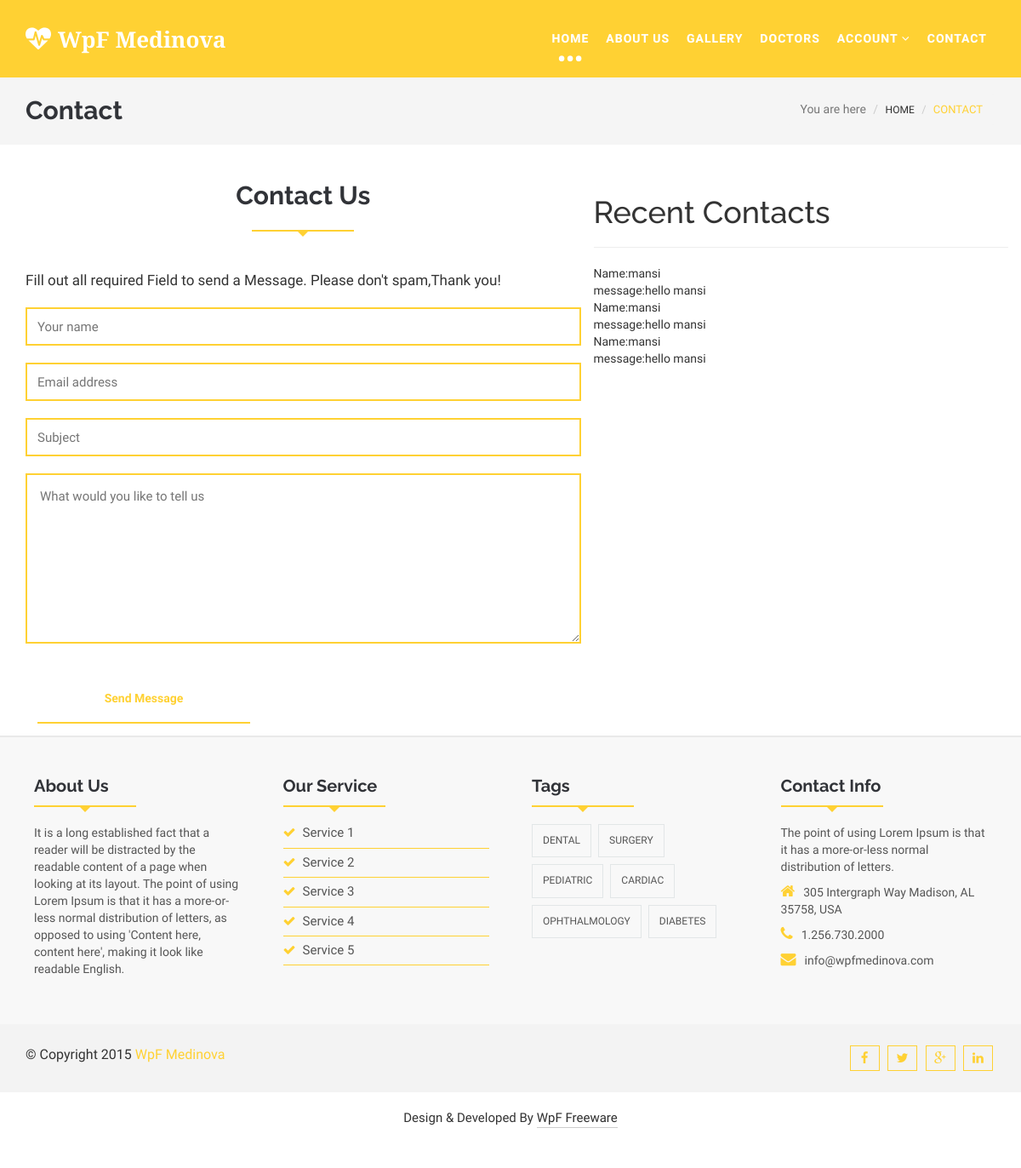
Page /contact/ on the committed database.
### myapp/models.py (models this page shows, shortened)
class Contact(models.Model):
	name=models.CharField(max_length=100)
	email=models.CharField(max_length=100)
	message=models.TextField()
	subject=models.CharField(max_length=100)

### myapp/views.py (the view)
# urls.py: path('contact/',views.contact,name='contact'),
def contact(request):
	if request.method=="POST":
		Contact.objects.create(
				name=request.POST['name'],
				email=request.POST['email'],
				subject=request.POST['subject'],
				message=request.POST['message']
			)
		msg="contact saved successfully"
		contacts=Contact.objects.all().order_by("-id")[:5]
		return render(request,'contact.html',{'msg':msg,'contacts':contacts})
	else:
		contacts=Contact.objects.all().order_by("-id")[:5]
		return render(request,'contact.html',{'contacts':contacts})

### myapp/templates/contact.html (shortened to what this page needs)
{% extends 'header.html' %}
{% load static %}
{% block content %}
<!DOCTYPE html>
<html lang="en">
  <head>
  </head>
  <body>
    <section id="blogArchive">
      <div class="row">
        <div class="col-lg-12 col-md-12">
          <div class="blog-breadcrumbs-area">
            <div class="container">
              <div class="blog-breadcrumbs-left">
                <h2>Contact</h2>
              </div>
              <div class="blog-breadcrumbs-right">
                <ol class="breadcrumb">
                  <li>You are here</li>
                  <li><a href="#">Home</a></li>
                  <li class="active">Contact</li>
                </ol>
              </div>
            </div>
          </div>
        </div>
      </div>
    </section>
    <section id="contact">
      <div class="container">
        <div class="row">
          <div class="col-lg-7 col-md-7 col-sm-6">
            <div class="contact-form">
              <div class="section-heading">
                <h2>Contact Us</h2>
                <div class="line"></div>
              </div>
              <p>Fill out all required Field to send a Message. Please don't spam,Thank you!</p>
              <form class="submitphoto_form" method="POST" action="{% url 'contact' %}">
                <input type="text" class="wp-form-control wpcf7-text" placeholder="Your name" name="name">
                <input type="mail" class="wp-form-control wpcf7-email" placeholder="Email address" name="email">
                <input type="text" class="wp-form-control wpcf7-text" placeholder="Subject" name="subject">
                <textarea class="wp-form-control wpcf7-textarea" cols="30" rows="10" placeholder="What would you like to tell us"name="message"></textarea>
               <button class="wpcf7-submit button--itzel" type="submit"><span>Send Message</span></button>
              </form>
            </div>
          </div>
    <h1>Recent Contacts</h1>
    <hr>
    {% for i in contacts %}
    Name:{{i.name}}</br>
    message:{{i.message}}</br>
    {% endfor %}
  </div>
  </div>
  </body>
</html>
{% endblock %}

### myapp/static/css/themes/default-theme.css (style rules this page uses)
.scrollToTop:hover, .scrollToTop:focus,.readmore_area a::before,.sl-slider h2> strong,.sl-slider p> strong, .single-top-feature .readmore_area a span,.service-icon-effect,.service-icon .service-icon-effect:hover,.single-service>h3 a:hover,.single-service>h3 a:focus, .whyChoose-right .media-heading,.whyChoose-right .media:hover .media-icon,.doctors-nav figcaption h2, .testimonial-cotent > p span,.testimonial-nav .slick-dots li.slick-active button::before,.blog-comments-box li > h2,.blog-comments-box li span, .blog-author > ul > li a:hover,.footer-service li > a:hover,.footer-service li > a span,.contact-info > p span,.footer-copyright>p>a, .blog-breadcrumbs-right .breadcrumb > li a:hover,.blog-breadcrumbs-right .breadcrumb > .active,.blog-details blockquote::before,.blog-details blockquote::after, .sidebar-widget p>a,.sidebar-widget>ul li>a:hover,.postnav-left:hover .navg-title,.postnav-right:hover .navg-title,.author-name:hover, .similar-post .media-body a:hover,.similar-post > h2,.nav-tabs > li.active > a, .nav-tabs > li.active > a:focus, .nav-tabs > li.active > a:hover, .button--itzel .button__icon,.button--itzel > span,#myModal .modal-title, .form-submit input:hover,.error-page-area h1,.error-page-area h3 { color: #ffd133; }
.line { border-bottom: 2px solid #ffd133; background: none repeat scroll 0 0 transparent; height: 1px; margin: 0 auto 45px; padding: 5px; position: relative; width: 120px; }
.line::after, .line::before { border: medium solid transparent; content: " "; height: 0; left: 50%; pointer-events: none; position: absolute; top: 100%; width: 0; }
.line::before { border-width: 9px; margin-left: -6px; }
.line::after { border-top-color: #ffd133; border-width: 8px; margin-left: -8px; }
.testimonial-nav .slick-dots li,.blog-content .readmore_area a,.wp-form-control, .button--itzel::before,.error-page-area .readmore_area a { border: 2px solid #ffd133; }

### rows in the picture
Contact: name "mansi", message "hello mansi"
Contact: name "mansi", message "hello mansi"
Contact: name "mansi", message "hello mansi"
